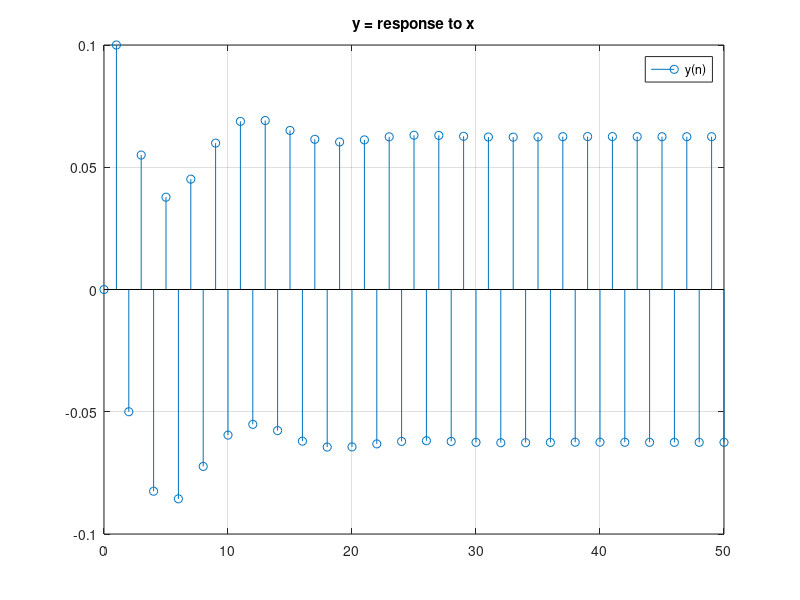

This chart was generated by the following MATLAB code:
%======================================================================
% Ali Omrani
% id = 810193457
% Computer Assignment 4 - Problem 3
% File name: P3.m
% University of Tehran, Electrical and Computer Engineering faculty
% Signals and Systems, Fall 95
%======================================================================

clc
clear 
close all
%% a
num = [0,0.1,-0.1];
den = [1 , -1.5 , 0.7];

n= 0:1:50;
x=(-1).^n;

y=filter(num,den,x);

stem(n,y)
grid;
title('y = response to x');
legend('y(n)');

